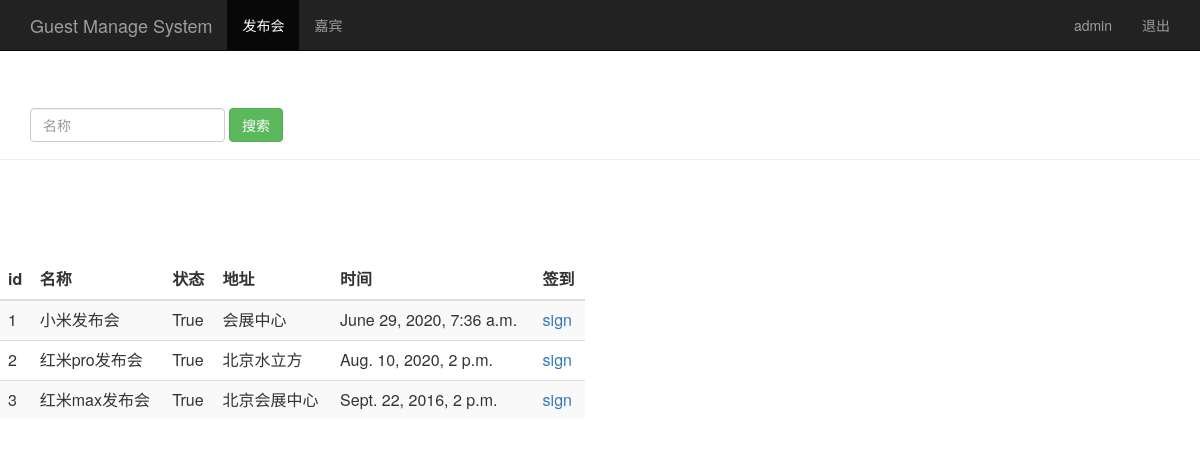
The page /event_manage/ (signed in) on the database its author committed.
### sign/models.py (models this page shows, shortened)
class Event(models.Model):
    name = models.CharField(max_length=100)#发布会标题
    limit = models.IntegerField()#参加人数
    status = models.BooleanField()#状态
    address = models.CharField(max_length=200)#地址
    start_time = models.DateTimeField('events time')#发布会时间
    create_time = models.DateTimeField(auto_now=True)#创建时间，自动获取当前时间

### sign/views.py (the view)
# urls.py: url(r'event_manage/$',views.event_manage),
@login_required()
def event_manage(request):
    event_list = Event.objects.all()
    username = request.session.get('user','')#读取浏览器session
    return render(request,"event_manage.html",{"user": username,"events": event_list})

### sign/templates/event_manage.html (shortened to what this page needs)
<html lang="zh-CN">
  <head>
      {% load bootstrap3 %}
      {% bootstrap_css %}
  </head>
  <body role="document">
    <nav class="navbar navbar-inverse navbar-fixed-top">
        <div class="container">
            <div class="navbar-header">
                <a class="navbar-brand" href="/event_manage/">Guest Manage System</a>
            </div>
            <div id="navbar" class="collapse navbar-collapse">
                <u1 class="nav navbar-nav">
                    <li class="active"><a href="#">发布会</a></li>
                    <li><a href="/guest_manage/">嘉宾</a></li>
                </u1>
                <u1 class="nav navbar-nav navbar-right">
                    <li><a href="#">{{ user }}</a> </li>
                    <li><a href="/logout/">退出</a> </li>
                </u1>
            </div>
        </div>
    </nav>
     <div class="page-header" style="padding-top: 60px;">
         <div id="navbar" class="navbar-collapse collapse">
             <form class="navbar-form" methond="get" action="/search_name/">
                 <div class="form-group">
                     <input name="name" type="text" placeholder="名称" class="form-control">
                 </div>
                 <button type="submit" class="btn btn-success">搜索</button>
             </form>
         </div>
     </div>
    <div class="row" style="padding-top: 80px;">
        <div class="col-md-6">
            <table class="table table-striped">
              <thead>
                <tr>
                    <th>id</th><th>名称</th><th>状态</th><th>地址</th><th>时间</th><th>签到</th>
                </tr>
              </thead>
              <tbody>
                 {% for event in events %}
                    <tr>
                        <td>{{ event.id }}</td>
                        <td>{{ event.name }}</td>
                        <td>{{ event.status }}</td>
                        <td>{{ event.address }}</td>
                        <td>{{ event.start_time }}</td>
                        <td>
                            <a href="/sign_index/{{ event.id }}/" target="{{ event.id }}_blank">
                                sign
                            </a>
                        </td>
                    </tr>
                 {% endfor %}
              </tbody>
            </table>
        </div>
    </div>
  </body>
</html>

### rows shown on the page
Event: id "1", name "小米发布会", status "True", address "会展中心", start_time "June 29, 2020, 7:36 a.m."
Event: id "2", name "红米pro发布会", status "True", address "北京水立方", start_time "Aug. 10, 2020, 2 p.m."
Event: id "3", name "红米max发布会", status "True", address "北京会展中心", start_time "Sept. 22, 2016, 2 p.m."

### other values the page prints
{{ user }} "admin"
